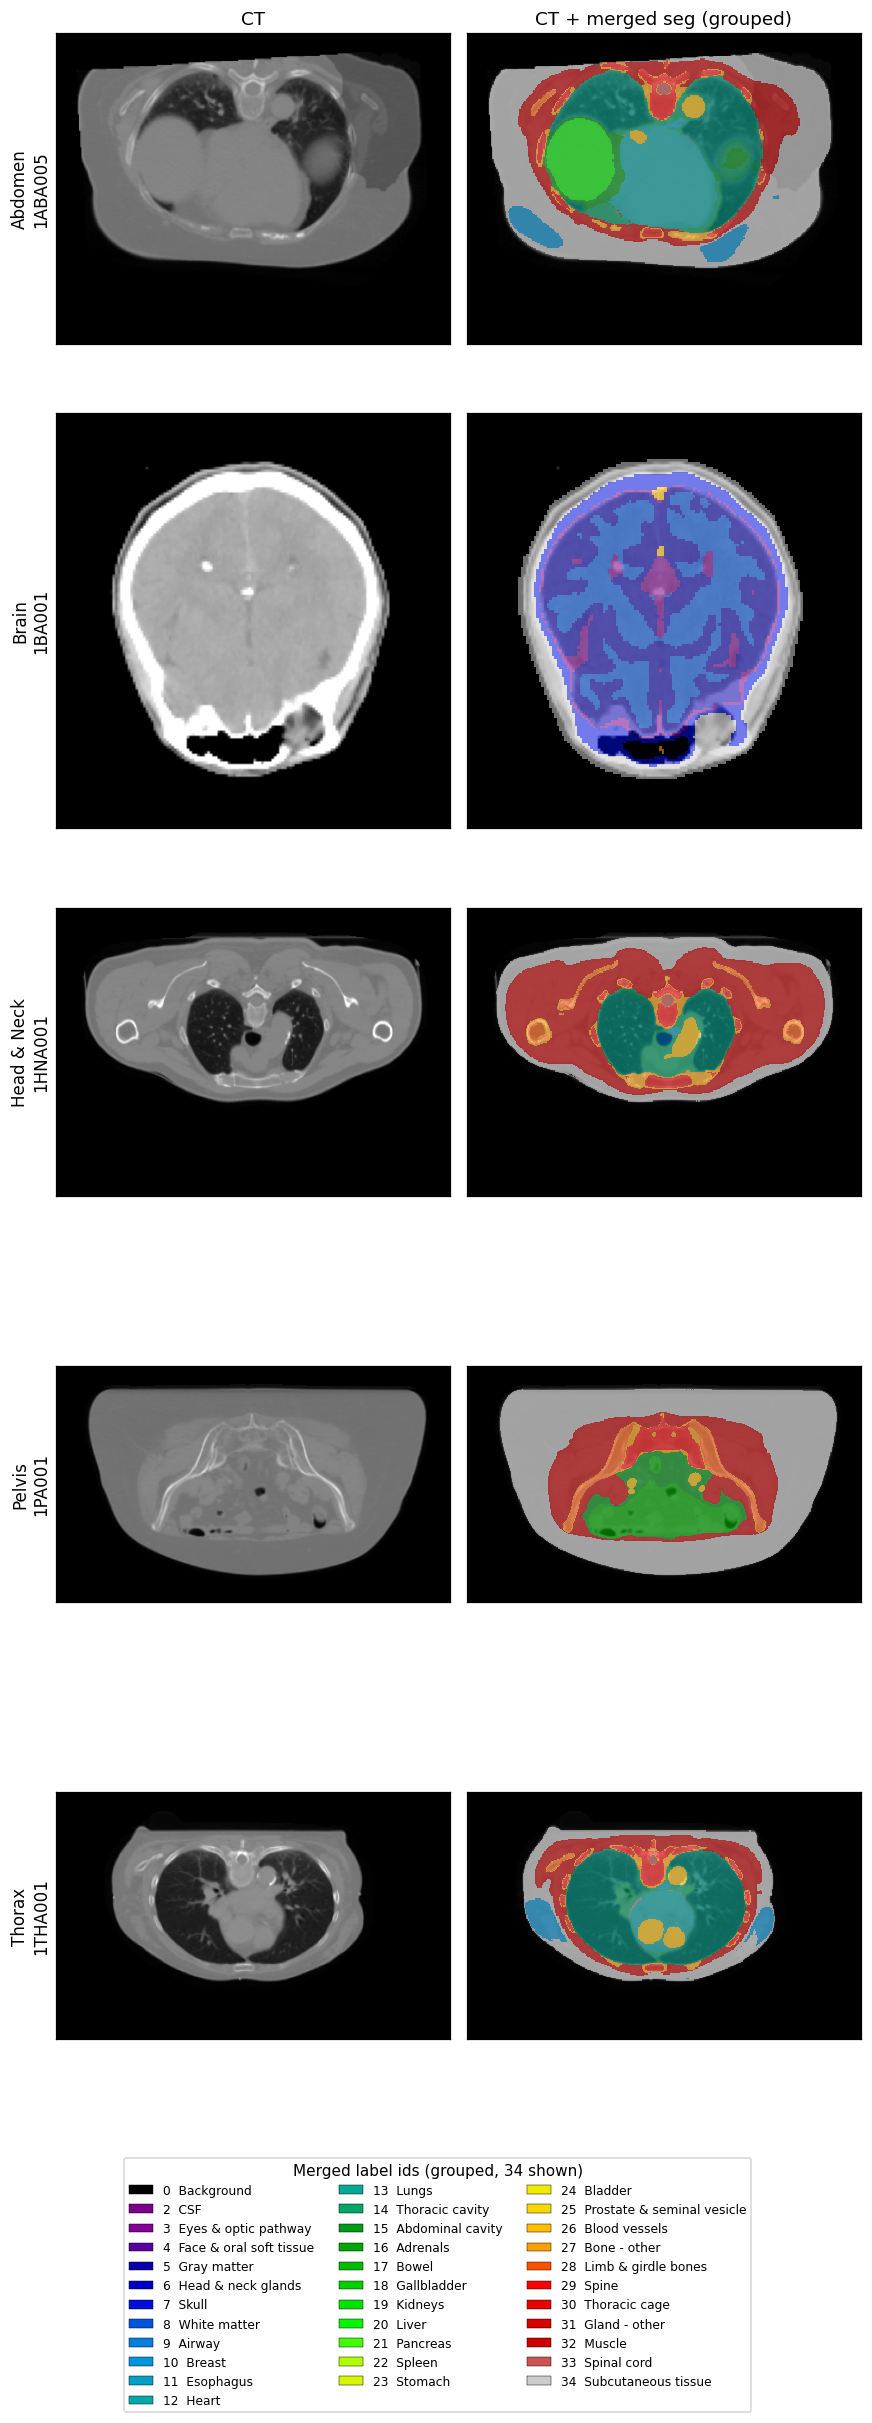

Write the Python code that produced this figure.
"""Demo: priority-painting merge of CADS 9-part segs -> single labelmap, 1 subj/region.

Reads the read-only seg/ tree; writes ONLY to cads_demo/. Does not alter any data.

Two variants (--variant):
  grouped : 35-class final_id grouping from the CSV (default).
  all     : keep every source structure as its own class (full CADS granularity).
Both use the SAME priority painting (paint low priority first, high priority wins
on overlap). 'all' simply assigns a unique id per (src_model, src_index) instead
of the grouped final_id.

Outputs:
  cads_demo/merged[_all]/<subj>_merged[_all].nii.gz
  cads_demo/merge_demo[_all].png
"""
import argparse
import os

import matplotlib
matplotlib.use("Agg")
import matplotlib.pyplot as plt
from matplotlib.patches import Patch
import nibabel as nib
import numpy as np
import pandas as pd

PROJ = "/home/minsukc/MRI2CT"
DATA = "/gpfs/accounts/jjparkcv_root/jjparkcv98/minsukc/MRI2CT/SynthRAD/1.5mm_registered_flat_masked"
SEG = "/gpfs/accounts/jjparkcv_root/jjparkcv98/minsukc/MRI2CT/SynthRAD/cads/seg"
CSV = os.path.join(PROJ, "cads_demo", "cads_labelmap (1).csv")
TASKS = [551, 552, 553, 554, 555, 556, 557, 558, 559]

# NO region gating. We investigated denying "out-of-FOV" tasks/structures per region,
# but every alarming case (head on 1THA293, hip on 1THB165, neck-558 on thorax)
# turned out to be REAL anatomy: the SynthRAD region label does not bound the scan
# FOV, and CADS correctly segments whatever is in the field of view. Genuine errors
# are tiny isolated specks (~few k voxels on ~30/843), negligible for our use.
# So: merge ALL 9 tasks, every subject, by priority painting. See
# _html/cads_merge_report.html for the full investigation.


def region_of(subj):
    """Region code from subject id prefix -- used only for the brain CT display window."""
    s = subj[1:]
    for r in ("AB", "HN", "TH", "P", "B"):  # AB before B; HN/TH before P
        if s.startswith(r):
            return r
    return "?"


# region -> example subject
SUBJECTS = [
    ("Abdomen", "1ABA005"),
    ("Brain", "1BA001"),
    ("Head & Neck", "1HNA001"),
    ("Pelvis", "1PA001"),
    ("Thorax", "1THA001"),
]


def load_map(variant):
    """Return df with columns: src_model, src_index, priority, paint_id, paint_label."""
    m = pd.read_csv(CSV)
    m = m[m.src_index != 0].copy()                 # drop Background no-ops
    if variant == "grouped":
        m["paint_id"] = m.final_id.astype(int)
        m["paint_label"] = m.final_label
    else:  # all: unique id per distinct (src_model, src_index)
        keys = list(dict.fromkeys(zip(m.src_model, m.src_index)))   # stable, unique
        uid = {k: i + 1 for i, k in enumerate(keys)}                # 1..K, 0=background
        m["paint_id"] = [uid[(sm, si)] for sm, si in zip(m.src_model, m.src_index)]
        m["paint_label"] = m.src_name
    m = m.sort_values("priority", kind="stable")   # paint low->high; MANDATORY
    return m


def merge_case(subj, m, n_classes):
    """Priority painting of ALL 9 tasks (no gating). Load each part once.
    Returns (merged, ref_img, present)."""
    seg_dir = os.path.join(SEG, subj)
    parts, ref = {}, None
    for t in TASKS:
        f = os.path.join(seg_dir, f"{subj}_part_{t}.nii.gz")
        assert os.path.exists(f), f"MISSING part {t} for {subj}"
        img = nib.load(f)
        if ref is None:
            ref = img
        else:
            assert img.shape == ref.shape, f"shape mismatch {subj} part {t}"
            assert np.allclose(img.affine, ref.affine, atol=1e-3), f"affine mismatch {subj} part {t}"
        parts[t] = np.asarray(img.dataobj).astype(np.int16)

    dtype = np.uint8 if n_classes <= 255 else np.uint16
    out = np.zeros(ref.shape, dtype=dtype)
    for _, r in m.iterrows():
        part = parts[int(r.src_model)]
        out[part == int(r.src_index)] = int(r.paint_id)

    expected = set(int(x) for x in m.paint_id.unique()) | {0}
    present = set(int(v) for v in np.unique(out))
    assert present <= expected, f"{subj}: unexpected labels {present - expected}"
    return out, ref, present


def best_slice(merged):
    """Axial (axis=2) slice with the most labeled voxels."""
    counts = (merged > 0).sum(axis=(0, 1))
    return int(counts.argmax()) if counts.max() > 0 else merged.shape[2] // 2


def main():
    ap = argparse.ArgumentParser()
    ap.add_argument("--variant", choices=["grouped", "all"], default="grouped")
    args = ap.parse_args()
    variant = args.variant

    out_dir = os.path.join(PROJ, "cads_demo", "merged" if variant == "grouped" else "merged_all")
    fig_path = os.path.join(PROJ, "cads_demo",
                            "merge_demo.png" if variant == "grouped" else "merge_demo_all.png")
    suffix = "_merged" if variant == "grouped" else "_merged_all"
    os.makedirs(out_dir, exist_ok=True)

    m = load_map(variant)
    id2label = m.drop_duplicates("paint_id").set_index("paint_id")["paint_label"].to_dict()
    id2label[0] = "Background"
    n_classes = int(m.paint_id.max()) + 1
    print(f"variant={variant}: {len(m)} source rows -> {m.paint_id.nunique()} classes "
          f"(ids 1..{n_classes - 1})")

    n = len(SUBJECTS)
    fig, axes = plt.subplots(n, 2, figsize=(8, 4 * n))
    vmax = n_classes - 1
    cmap = plt.get_cmap("nipy_spectral", n_classes)
    present_all = set()

    for i, (region, subj) in enumerate(SUBJECTS):
        merged, ref, present = merge_case(subj, m, n_classes)
        nib.save(nib.Nifti1Image(merged, ref.affine, ref.header),
                 os.path.join(out_dir, f"{subj}{suffix}.nii.gz"))

        vals, cnts = np.unique(merged, return_counts=True)
        report = {int(v): int(c) for v, c in zip(vals, cnts) if v != 0}
        print(f"\n[{region}] {subj} ({region_of(subj)})  shape={merged.shape}  "
              f"{len(report)} labels present")

        present_all |= (present - {0})
        ct = np.asarray(nib.load(os.path.join(DATA, subj, "ct.nii")).dataobj)
        z = best_slice(merged)
        ct_sl = ct[:, :, z].T
        seg_sl = merged[:, :, z].T
        lo, hi = (-100, 100) if region == "Brain" else (-1024, 1024)
        for j in (0, 1):
            axes[i, j].imshow(ct_sl, cmap="gray", vmin=lo, vmax=hi, origin="lower")
            axes[i, j].set_xticks([]); axes[i, j].set_yticks([])
        masked = np.ma.masked_where(seg_sl == 0, seg_sl)
        axes[i, 1].imshow(masked, cmap=cmap, vmin=0, vmax=vmax, alpha=0.55, origin="lower",
                          interpolation="nearest")
        axes[i, 0].set_ylabel(f"{region}\n{subj}", fontsize=11)
        axes[i, 0].set_title("CT" if i == 0 else "")
        axes[i, 1].set_title(f"CT + merged seg ({variant})" if i == 0 else "")

    legend_ids = [0] + sorted(present_all)
    handles = [
        Patch(facecolor=cmap(v / vmax), edgecolor="k", linewidth=0.3,
              label=f"{v}  {id2label.get(v, '?')}")
        for v in legend_ids
    ]
    ncol = 3 if variant == "grouped" else 5
    fsize = 8 if variant == "grouped" else 6
    fig.legend(handles=handles, loc="upper center", bbox_to_anchor=(0.5, 0.0),
               ncol=ncol, fontsize=fsize, frameon=True,
               title=f"Merged label ids ({variant}, {len(legend_ids)} shown)")

    plt.tight_layout(rect=[0, 0.0, 1, 1])
    plt.savefig(fig_path, dpi=110, bbox_inches="tight")
    print(f"\nSaved figure: {fig_path}")
    print(f"Saved merged NIfTIs in: {out_dir}")


if __name__ == "__main__":
    main()
